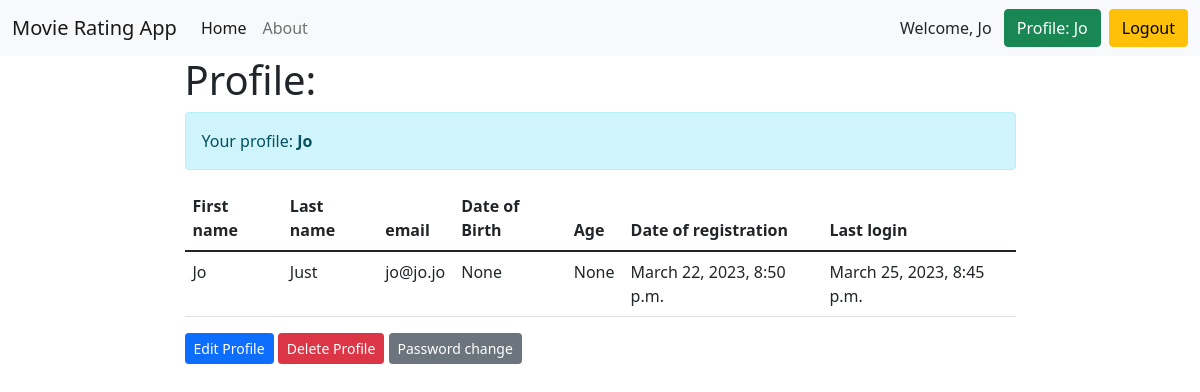
Page /users/profile/ (signed in) on the committed database.
### accounts/models.py (models this page shows)
class User(AbstractUser):
    email = models.EmailField(unique=True, verbose_name='email')
    date_of_birth = models.DateField(blank=True, null=True, verbose_name='date of birth')
    def age(self):
        if self.date_of_birth:
            return int((datetime.date.today() - self.date_of_birth).days / 365.25)
        else:
            return None

### accounts/views.py (the view)
# urls.py: path('profile/', profile, name='profile'),
@login_required
def profile(request):
    return render(request, 'accounts/profile.html')

### accounts/templates/accounts/profile.html (shortened to what this page needs)
{% extends 'base.html' %}
{% block content %}
<h1>Profile:</h1>
<div class="alert alert-info" role="alert">Your profile: <b>{{ user.username }}</b></div>
<table class="table">
    <thead>
    <tr>
        <th scope="col">First name</th>
        <th scope="col">Last name</th>
        <th scope="col">email</th>
        <th scope="col">Date of Birth</th>
        <th scope="col">Age</th>
        <th scope="col">Date of registration</th>
        <th scope="col">Last login</th>
    </tr>
    </thead>
    <tbody>
    <tr>
        <td>{{ user.first_name }}</td>
        <td>{{ user.last_name }}</td>
        <td>{{ user.email }}</td>
        <td>{{ user.date_of_birth }}</td>
        <td>{{ user.age }}</td>
        <td>{{ user.date_joined }}</td>
        <td>{{ user.last_login }}</td>
    </tr>
    </tbody>
</table>
<a href="{% url 'accounts:edit_user' pk=user.id %}" class="btn btn-primary btn-sm">Edit Profile</a>
<a href="{% url 'accounts:delete_user' pk=user.id %}" class="btn btn-danger btn-sm">Delete Profile</a>
<a href="{% url 'accounts:password_change' %}" class="btn btn-secondary btn-sm">Password change</a>
{% endblock %}

### templates/base.html (shortened to what this page needs)
<!DOCTYPE html>
<html lang="en">
<head>
    <link href="https://cdn.jsdelivr.net/npm/bootstrap@5.1.3/dist/css/bootstrap.min.css" rel="stylesheet"
>
</head>
<body>
<nav class="navbar navbar-expand-lg navbar-light bg-light">
    <div class="container-fluid">
        <a class="navbar-brand" href="{% url 'home' %}">Movie Rating App</a>
        <div class="collapse navbar-collapse" id="navbarNavAltMarkup">
            <div class="navbar-nav">
                <a class="nav-link active" aria-current="page" href="{% url 'home' %}">Home</a>
                <a class="nav-link" href="{% url 'about' %}">About</a>
            </div>
        </div>
        {% if request.user.is_authenticated %}
        Welcome, {{ user.username }}
        &ensp;<a class="btn btn-success" href="{% url 'accounts:profile' %}" type="submit">Profile: {{ user.username }}</a>
        &ensp;<a class="btn btn-warning" href="{% url 'accounts:logout' %}" type="submit">Logout</a>
        {% else %}
        <a class="btn btn-warning" href="{% url 'accounts:login' %}" type="submit">Login</a>&ensp;
        <a class="btn btn-danger" href="{% url 'accounts:register' %}" type="submit">Sign Up</a>
        {% endif %}
    </div>
</nav>
<div class="container">
    <div class="row">
        <div class="col-md-9 m-auto">
            {% block content %}
            {% endblock %}
        </div>
    </div>
</div>
</body>
</html>

### rows in the picture
User: username "Jo", first_name "Jo", last_name "Just", email "jo@jo.jo", date_of_birth "None", age "None", date_joined "March 22, 2023, 8:50 p.m.", last_login "March 25, 2023, 8:45 p.m."
